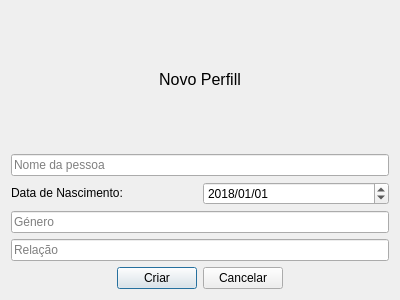
<?xml version="1.0" encoding="UTF-8"?>
<ui version="4.0">
 <class>NovoPerfil</class>
 <widget class="QDialog" name="NovoPerfil">
  <property name="geometry">
   <rect>
    <x>0</x>
    <y>0</y>
    <width>400</width>
    <height>300</height>
   </rect>
  </property>
  <property name="windowTitle">
   <string>Novo Perfil</string>
  </property>
  <layout class="QGridLayout" name="gridLayout">
   <item row="0" column="0">
    <layout class="QVBoxLayout" name="verticalLayout">
     <item>
      <widget class="QLabel" name="label">
       <property name="font">
        <font>
         <pointsize>12</pointsize>
        </font>
       </property>
       <property name="text">
        <string>Novo Perfill</string>
       </property>
       <property name="alignment">
        <set>Qt::AlignCenter</set>
       </property>
      </widget>
     </item>
     <item>
      <widget class="QLineEdit" name="lineEdit">
       <property name="placeholderText">
        <string>Nome da pessoa</string>
       </property>
      </widget>
     </item>
     <item>
      <layout class="QHBoxLayout" name="horizontalLayout">
       <item>
        <widget class="QLabel" name="label_2">
         <property name="sizePolicy">
          <sizepolicy hsizetype="Preferred" vsizetype="Maximum">
           <horstretch>0</horstretch>
           <verstretch>0</verstretch>
          </sizepolicy>
         </property>
         <property name="text">
          <string>Data de Nascimento:</string>
         </property>
        </widget>
       </item>
       <item>
        <widget class="QDateEdit" name="dateEdit">
         <property name="displayFormat">
          <string>yyyy/MM/dd</string>
         </property>
         <property name="date">
          <date>
           <year>2018</year>
           <month>1</month>
           <day>1</day>
          </date>
         </property>
        </widget>
       </item>
      </layout>
     </item>
     <item>
      <widget class="QLineEdit" name="lineEdit_2">
       <property name="text">
        <string/>
       </property>
       <property name="placeholderText">
        <string>Género</string>
       </property>
      </widget>
     </item>
     <item>
      <widget class="QLineEdit" name="lineEdit_3">
       <property name="text">
        <string/>
       </property>
       <property name="placeholderText">
        <string>Relação</string>
       </property>
      </widget>
     </item>
     <item>
      <layout class="QHBoxLayout" name="horizontalLayout_2">
       <item>
        <spacer name="horizontalSpacer">
         <property name="orientation">
          <enum>Qt::Horizontal</enum>
         </property>
         <property name="sizeHint" stdset="0">
          <size>
           <width>40</width>
           <height>20</height>
          </size>
         </property>
        </spacer>
       </item>
       <item>
        <widget class="QPushButton" name="pushButton">
         <property name="text">
          <string>Criar</string>
         </property>
        </widget>
       </item>
       <item>
        <widget class="QPushButton" name="pushButton_2">
         <property name="text">
          <string>Cancelar</string>
         </property>
        </widget>
       </item>
       <item>
        <spacer name="horizontalSpacer_2">
         <property name="orientation">
          <enum>Qt::Horizontal</enum>
         </property>
         <property name="sizeHint" stdset="0">
          <size>
           <width>40</width>
           <height>20</height>
          </size>
         </property>
        </spacer>
       </item>
      </layout>
     </item>
    </layout>
   </item>
  </layout>
 </widget>
 <resources/>
 <connections/>
</ui>
